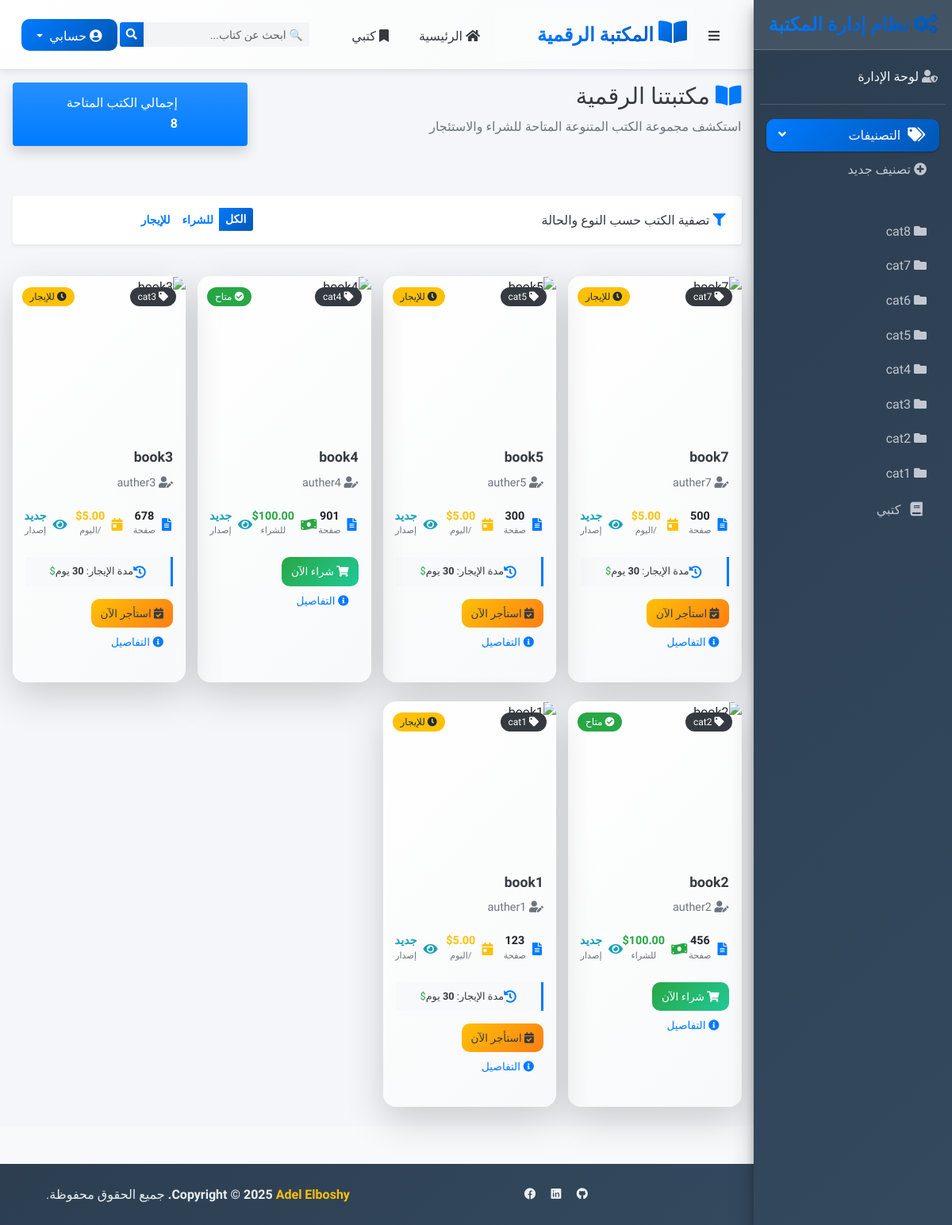
Before: / with the older database file.
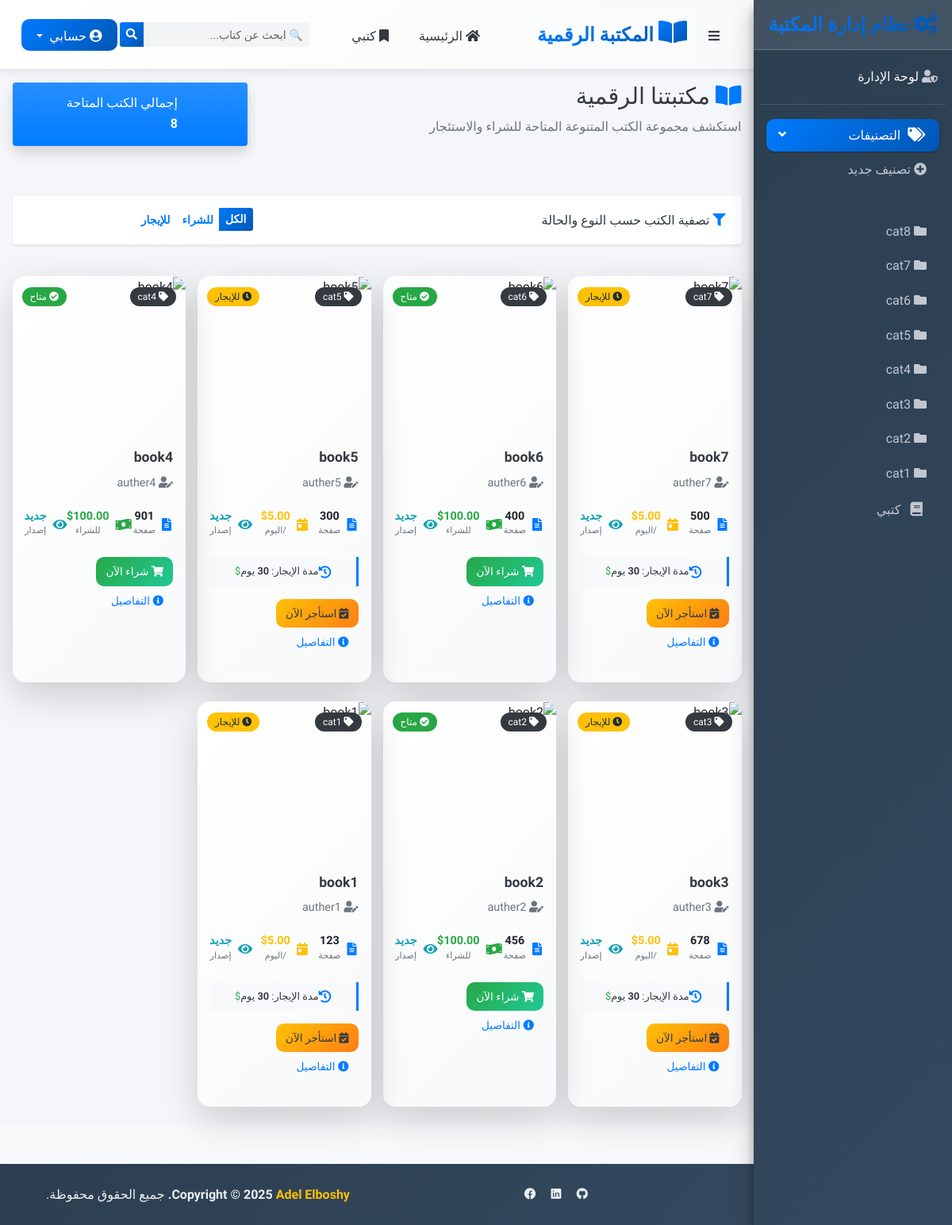
After: the same page with the newer database file.
### my_books/models.py (models this page shows, shortened)
class Category(models.Model):
    name =  models.CharField(max_length = 100)
    class Meta :
        ordering = ['-id']

class Book (models.Model):
    book_status =[
        ('available','available'),
        ('rented','rented'),
        ('sold','sold'),
        ('avl_for_rent','avl_for_rent')
    ]
    title           =models.CharField(max_length=100)
    auther          =models.CharField(max_length=100)
    book_image      =models.ImageField(upload_to='photos %Y %m %d ',null=True,blank=True)
    auther_image    =models.ImageField(upload_to='photos2 %Y %m %d',null=True,blank=True)
    price           =models.DecimalField(max_digits=10,decimal_places=2,null=True,blank=True)
    status          =models.CharField(max_length = 100,choices=book_status,default='available')
    pages           =models.IntegerField()
    active          =models.BooleanField(default=True)
    retal_price_day =models.DecimalField(max_digits=10,decimal_places=2,null=True,blank=True)
    retal_proid     =models.IntegerField(null=True,blank=True)
    total_rental    =models.DecimalField(max_digits=10,decimal_places=2,null=True,blank=True)
    discription     =models.CharField(max_length = 100)
    catigery        =models.ForeignKey(Category,on_delete=models.PROTECT)
    class Meta :
        ordering = ['-id']

### main_app/views.py (the view)
# urls.py: 2. Add a URL to urlpatterns:  path('', views.home, name='home')
def home(request):
    if Customer.objects.exists():
        totalPay = 0
        for book in Book.objects.all() :
            if book.price :
                if book.status == 'sold':
                    totalPay += book.price
        totalRented = 0
        for book in Book.objects.all() :
            if book.total_rental :
                if book.status == 'rented':
                    totalRented += book.total_rental
        totalsalarys = totalRented + totalPay
        context = {
            'current_time' : datetime.now().strftime(f"%Y / %m / %d %H:%M:%S"),
            'books' : Book.objects.all(),
            'catigories' : Category.objects.all(),
            'forms' : new_book(),
            'add_category' : new_category(),
            'books_num' : Book.objects.filter(active=True).count(),
            'avl_books' : Book.objects.filter(status='available').count(),
            'rented_books_num' : Book.objects.filter(status='rented').count(),
            'sold_books' : Book.objects.filter(status='sold').count(),
            'totalsalarys' : totalsalarys,
            'totalPay' : totalPay,
            'totalRented' : totalRented,
            'clint_id': request.user.id if request.user.is_authenticated else None,
            'customer': Customer.objects.filter(user_id = request.user.id).first(),
        }
        if request.method == 'POST':
            save_new_book = new_book(request.POST,request.FILES)
            if save_new_book.is_valid():
                save_new_book.save()
                return render(request, 'index.html', context)
        if request.method == 'POST':
            save_new_category = new_category(request.POST,request.FILES)
            if save_new_category.is_valid():
                save_new_category.save()
                return render(request, 'index.html', context)
        return render(request, 'index.html', context)
    else:
        return render(request, 'start.html')

### main_app/forms.py
class new_category (forms.ModelForm):
    class Meta :
        model = Category
        fields = [
            'name',
        ]
        widgets = {
            'name': forms.TextInput(attrs={'class':'form-control'}),
        }

### main_app/templates/index.html (shortened to what the changed rows need)
{% extends 'base.html' %}
{% block content %}
<div style="direction: rtl;" class="wrapper">
    <div class="content-wrapper">
        <div class="content-header mb-4">
            <div class="container-fluid">
                <div class="row mb-2">
                    <div class="col-sm-8">
                        <h1 class="m-0 text-dark">
                            <i class="fas fa-book-open text-primary me-2"></i>
                            مكتبتنا الرقمية
                        </h1>
                    </div>
                </div>
            </div>
        </div>
        <div class="content">
            <div class="container-fluid">
                <div class="row">
                    {% for book in books %}
                        {% if book.status != "sold" %}
                            <div class="col-xl-3 col-lg-4 col-md-6 mb-4 hide_books book{{book.category.id}} book{{book.status}}">
                                <div class="card book-card h-100 shadow-lg border-0">
                                    <div class="book-image-container position-relative">
                                        <div class="category-badge">
                                            <span class="badge bg-dark bg-opacity-75">
                                                <i class="fas fa-tag me-1"></i>
                                                {{ book.catigery.name }}
                                            </span>
                                        </div>
                                        <div class="status-badge">
                                            {% if book.status == "available" %}
                                                <span class="badge bg-success">
                                                    <i class="fas fa-check-circle me-1"></i>
                                                    متاح
                                                </span>
                                            {% elif book.status == "avl_for_rent" %}
                                                <span class="badge bg-warning text-dark">
                                                    <i class="fas fa-clock me-1"></i>
                                                    للإيجار
                                                </span>
                                            {% elif book.status == "rented" %}
                                                <span class="badge bg-danger">
                                                    <i class="fas fa-ban me-1"></i>
                                                    مستأجر
                                                </span>
                                            {% endif %}
                                        </div>
                                    </div>
                                    <div class="card-body p-3">
                                        <h5 class="book-title mb-2">
                                            <a href="{% url 'description' book.id %}" class="text-dark text-decoration-none">
                                                {{ book.title }}
                                            </a>
                                        </h5>
                                        <p class="book-author text-muted mb-3">
                                            <i class="fas fa-user-edit me-2"></i>
                                            {{ book.auther }}
                                        </p>
                                        <div class="book-stats">
                                            <div class="row g-2 text-center">
                                                <div class="col-4">
                                                    <div class="stat-item">
                                                        <i class="fas fa-file-alt text-primary"></i>
                                                        <div class="stat-content">
                                                            <span class="stat-number">{{ book.pages }}</span>
                                                            <small class="stat-label">صفحة</small>
                                                        </div>
                                                    </div>
                                                </div>
                                                <div class="col-4">
                                                    <div class="stat-item">
                                                        {% if book.price %}
                                                            <i class="fas fa-money-bill-wave text-success"></i>
                                                            <div class="stat-content">
                                                                <span class="stat-number text-success">${{ book.price }}</span>
                                                                <small class="stat-label">للشراء</small>
                                                            </div>
                                                        {% elif book.retal_price_day %}
                                                            <i class="fas fa-calendar-day text-warning"></i>
                                                            <div class="stat-content">
                                                                <span class="stat-number text-warning">${{ book.retal_price_day }}</span>
                                                                <small class="stat-label">/اليوم</small>
                                                            </div>
                                                        {% endif %}
                                                    </div>
                                                </div>
                                                <div class="col-4">
                                                    <div class="stat-item">
                                                        {% if book.rating %}
                                                            <i class="fas fa-star text-warning"></i>
                                                            <div class="stat-content">
                                                                <span class="stat-number text-warning">{{ book.rating }}</span>
                                                                <small class="stat-label">تقييم</small>
                                                            </div>
                                                        {% else %}
                                                            <i class="fas fa-eye text-info"></i>
                                                            <div class="stat-content">
                                                                <span class="stat-number text-info">جديد</span>
                                                                <small class="stat-label">إصدار</small>
                                                            </div>
                                                        {% endif %}
                                                    </div>
                                                </div>
                                            </div>
                                        </div>
                                        {% if book.retal_proid %}
                                        <div class="rental-period mt-3">
                                            <div class="d-flex align-items-center justify-content-center bg-light rounded p-2">
                                                <i class="fas fa-history text-primary me-2"></i>
                                                <small class="text-dark">
                                                    مدة الإيجار: <strong>{{ book.retal_proid }}</strong> يوم
                                                </small>
                                                {% if book.retal_price_day and book.retal_proid %}
                                                <small class="text-success me-auto fw-bold">
                                                    ${{ book.total_price }}
                                                </small>
                                                {% endif %}
                                            </div>
                                        </div>
                                        {% endif %}
                                        <div class="action-buttons mt-3">
                                            <div class="d-grid gap-2">
                                                {% if book.price %}
                                                <a href="{% url 'buy' book.id %}" class="btn btn-success btn-sm">
                                                    <i class="fas fa-shopping-cart me-2"></i>
                                                    شراء الآن
                                                </a>
                                                {% elif book.status == 'avl_for_rent' %}
                                                <a href="{% url 'rental' book.id %}" class="btn btn-warning btn-sm text-dark">
                                                    <i class="fas fa-calendar-check me-2"></i>
                                                    استأجر الآن
                                                </a>
                                                {% endif %}
                                                <a href="{% url 'description' book.id %}" class="btn btn-outline-primary btn-sm">
                                                    <i class="fas fa-info-circle me-2"></i>
                                                    التفاصيل
                                                </a>
                                            </div>
                                        </div>
                                    </div>
                                </div>
                            </div>
                        {% endif %}
                    {% endfor %}
                </div>
            </div>
        </div>
    </div>
</div>
{% endblock %}

### templates/base.html (shortened to what the changed rows need)
{%load static%}
<!DOCTYPE html>
<html lang="ar" dir="rtl">
<head>
    <link rel="stylesheet" href="{% static 'plugins/fontawesome-free/css/all.min.css' %}">
    <link rel="stylesheet" href="https://code.ionicframework.com/ionicons/2.0.1/css/ionicons.min.css">
    <link rel="stylesheet" href="{% static 'dist/css/adminlte_ar.min.css' %}">
    <link rel="stylesheet" href="https://cdn.jsdelivr.net/npm/bootstrap-icons@1.10.0/font/bootstrap-icons.css">
</head>
<body class="hold-transition sidebar-mini layout-fixed">
    <aside class="main-sidebar sidebar-dark-primary elevation-4">
        <div class="sidebar">
            <nav class="mt-2">
                <ul class="nav nav-pills nav-sidebar flex-column" data-widget="treeview" role="menu" data-accordion="false">
                    <li class="nav-item has-treeview menu-open">
                        <ul class="nav nav-treeview">
                            {% for category in catigories %}
                                <li class="nav-item cat{{ category.name }}">
                                    <a class="nav-link" href="#">
                                        <i class="fas fa-folder me-2"></i>
                                        <p>{{ category.name }}</p>
                                    </a>
                                </li>
                            {% endfor %}
                        </ul>
                    </li>
                </ul>
            </nav>
        </div>
    </aside>
    {% block content %}
    {% endblock %}
</body>
</html>

Changed rows visible on the page:
now on this page (row edited): Book: catigery.name "cat6", status "available" (drawn), title "book6", auther "auther6", pages "400", price "100.00", shows "شراء الآن"
